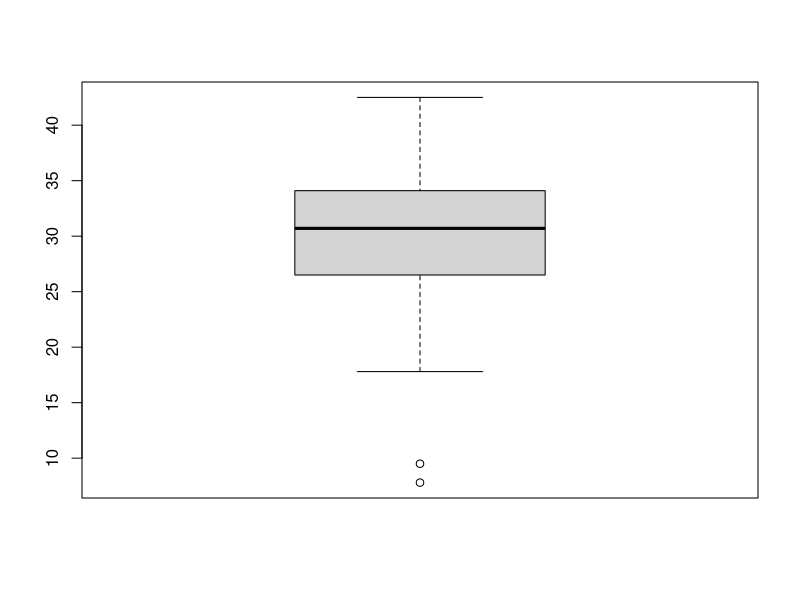
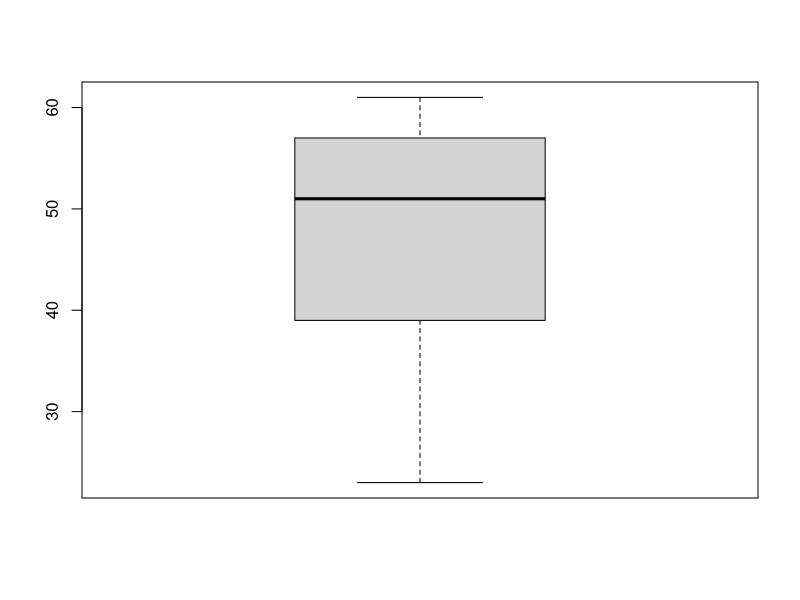

Reproduce these figures in R, in order.
#########################
#   Create by John marc #
#########################

# Cerate vector variables
age <- c(23,23,27,27,39,41,47,49,50,52,54,54,56,57,58,58,60,61)
fat <- c(9.5, 26.5, 7.8, 17.8, 31.4, 25.9, 27.4, 27.2, 31.2, 34.6, 42.5, 28.8, 33.4, 30.2, 34.1, 32.9, 41.2, 35.7)


# Check five statistics factor
summary(fat)
summary(age)

# Check outlier factor using boxplot
boxplot(fat)
boxplot(age)

# The formula for detect to outlier factor
# Interquartile(IQR) = Q3 - Q1
# UpperFence = Q3+1.5*IQR
# LowerFence = Q1-1.5*IQR


# Assign Q1 and Q3 value from summary result to each Q1,Q3 variables
age_Q1 <- 23.50
age_Q3 <- 56.75

fat_Q1 <- 26.68
fat_Q3 <- 33.92

# Calculate IQR value
age_IQR <- age_Q3 - age_Q1
fat_IQR <- fat_Q3 - fat_Q1

# Check IQR value
age_IQR
fat_IQR

# Calculate LowerFence value and UpperFence value
fat_LowerFence = fat_Q1 - 1.5*fat_IQR
fat_UpperFence = fat_Q3 + 1.5*fat_IQR

age_LowerFence = age_Q1 - 1.5*age_IQR
age_UpperFence = age_Q3+ 1.5*age_IQR


# Detect to outlier value
fat[fat<fat_LowerFence]
fat[fat > fat_UpperFence]

age[age < age_LowerFence]
age[age > age_UpperFence]


# Remove outlier factor
fat <- fat[fat > fat_LowerFence]

fat
age
